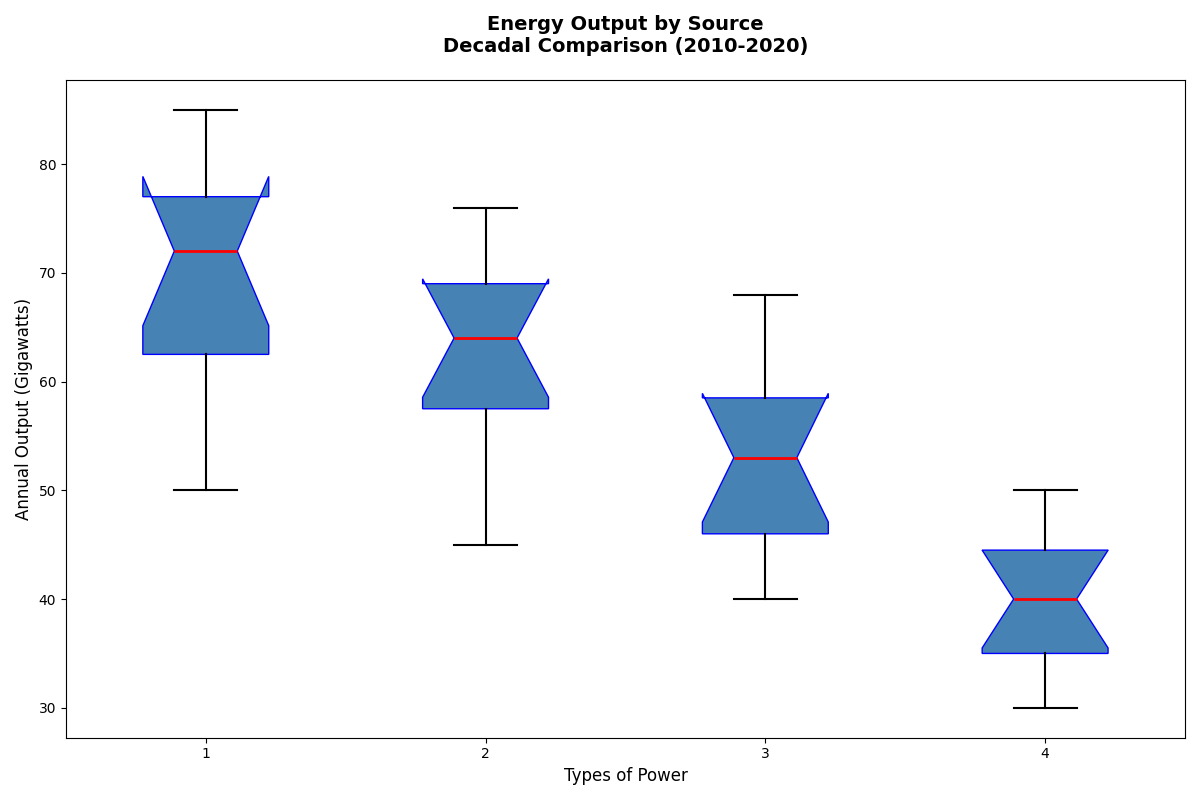

Reproduce this figure in Python.
import matplotlib.pyplot as plt
import numpy as np

# Define the data for the box plot
solar_energy = [50, 55, 60, 65, 70, 72, 74, 76, 78, 80, 85]
wind_energy = [45, 50, 55, 60, 62, 64, 66, 68, 70, 75, 76]
hydroelectric_energy = [40, 42, 45, 47, 50, 53, 55, 57, 60, 64, 68]
geothermal_energy = [30, 32, 34, 36, 37, 40, 42, 44, 45, 48, 50]

data = [solar_energy, wind_energy, hydroelectric_energy, geothermal_energy]

fig, ax = plt.subplots(figsize=(12, 8))

boxplot = ax.boxplot(data, vert=True, patch_artist=True, notch=True,
                    boxprops=dict(facecolor='skyblue', color='blue'),
                    whiskerprops=dict(color='black'),
                    capprops=dict(color='black'),
                    medianprops=dict(color='red', linewidth=2),
                    flierprops=dict(markerfacecolor='red', marker='o', markersize=5, linestyle='none'))

# Set a single color across all data groups
single_color = '#4682B4'
for patch in boxplot['boxes']:
    patch.set_facecolor(single_color)

plt.title("Energy Output by Source\nDecadal Comparison (2010-2020)", 
          fontsize=14, fontweight='bold', pad=20)
plt.xlabel("Types of Power", fontsize=12)
plt.ylabel("Annual Output (Gigawatts)", fontsize=12)

# Remove the grid lines
# ax.yaxis.grid(True, linestyle='--', alpha=0.7)
# ax.set_axisbelow(True)

plt.setp(boxplot['whiskers'], color='black', linestyle='-', linewidth=1.5)
plt.setp(boxplot['caps'], color='black', linewidth=1.5)
plt.setp(boxplot['medians'], color='red', linewidth=2)

# Remove the overall mean line
# overall_mean = np.mean(solar_energy + wind_energy + hydroelectric_energy + geothermal_energy)
# ax.axhline(overall_mean, color='green', linestyle='--', linewidth=1.5, label='Overall Mean Output')

# Remove the legend
# ax.legend(loc='upper left', fontsize=10)

plt.tight_layout()
plt.show()
